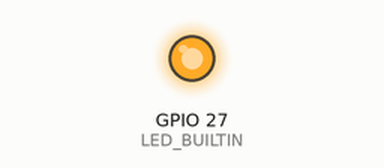
Simulated run of this sketch. Board: ESP32. Shown: output pins drawn as LEDs (lit = HIGH). WiFi joins after 1.5 s; servers stay silent unless stated; storage starts empty; what the sketch prints to the serial monitor is not drawn.

Above: at 0.1 s.
At 1.63 s:
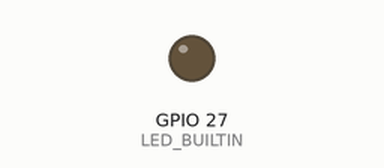
Timing chart, 0 to 3.2 s (numbered marks = the images above):
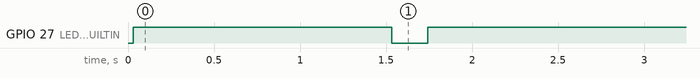

Measured:
- by itself, GPIO 27 (LED_BUILTIN): HIGH → LOW at 1.5 s, → HIGH 0.21 s later

The sketch:

ESP32_NODOSUMIDERO.ino
```cpp
/*
* Codigo para el nodo sumidero
* Autor: Luis Castrillo
*/

/*
*************** Librerias ***************
*/
#include <WiFi.h>             // WiFi
#include <HTTPClient.h>       // HTTP
#include "FS.h"               // MicroSD
#include "SD.h"               // MicroSD
#include "SPI.h"              // MicroSD

/*
*************** Constantes y puertos GPIO ***************
*/
#define CS 5                              // GPIO para controlar el modulo MicroSD
#define PATH ("/datosSumidero.txt")       // Ruta del archivo donde se guardaran los datos
#define SSID "<YOUR_SSID>"                        // SSID de la red
#define PASSWORD "<YOUR_PASSWORD>"             // Contraseña de la red
#define URL "http://192.168.4.1/datos"    // URL para acceder a los datos
#define LED_BUILTIN 27                    // LED indicador

/*
*********** Funciones para controlar la lectura y escritura de datos *********
*/
// Funcion para crear un archivo
String createFile(fs::FS &fs, const char * path, const String mensaje) {
  // Abriendo conexion y creando archivo
  File file = fs.open(path, FILE_WRITE);
  // Comprobar creacion
  if (!file) {
    return "Error al crear el archivo " + String(path);
  }
  // Escribir mensaje en el archivo
  if (file.print(mensaje)) {
    return "Mensaje escrito";
  } else {
    return "Error al escribir el mensaje";
  }
  // Cerrando conexion
  file.close();
}

// Funcion para leer un archivo
String readFile(fs::FS &fs, const char * path){
  String payload;
  // Abriendo conexion con el archivo
  File file = fs.open(path);
  // Comprobando si se pudo abrir el archivo
  if(file){
    while(file.available()){
      char linea = file.read();
      payload += String(linea);
    }
    // Cerrando conexion
    file.close();
    return payload;
  } else {
    file.close();
    return "Error leyendo archivo " + String(path);
  }
}

// Funcion para agregar informacion a un archivo
String appendFile(fs::FS &fs, const char * path, const char * mensage){
  // Abriendo conexion con el archivo
  File file = fs.open(path, FILE_APPEND);
  if(!file){
    return "Error al abrir el archivo " + String(path);
  }
  // Agregando mensaje
  if(file.print(mensage)){
    // Cerrando conexion
    file.close();
    return "Mensaje agregado";
  } else {// Cerrando conexion
    file.close();
    return "Error agregando mensaje";
  }
}

// Funcion para borrar un archivo
String deleteFile(fs::FS &fs, const char * path){
  // Borrando archivo
  if(fs.remove(path)){
    return "Archivo " + String(path) + " borrado";
  } else {
    return "Falla borrando el archivo " + String(path);
  }
}

// Funcion para verificar la existencia de un archivo
boolean checkFile(fs::FS &fs, const char * path){
  // Abriendo conexion con el archivo
  File file = fs.open(path);
  // No existe archivo
  if(!file){
    file.close();
    return false;
  }
  // Existe archivo
  if(file.available()){
    file.close();
    return true;
  }
}

/*
************* Funcion para realizar la peticion de los datos *************
*/
String getRequest(const char* url) {
  HTTPClient http;        //Instanciar objeto HTTPClient
  http.begin(url);        //Iniciamos la conexión http con el nombre del servidor

  //Enviamos petición HTTP
  int httpResponseCode = http.GET();
  String payload = "...";

  if (httpResponseCode > 0) {
    Serial.print("HTTP Response code: ");
    Serial.println(httpResponseCode);
    payload = http.getString();
  } else {
    Serial.print("Error code: ");
    Serial.println(httpResponseCode);
  }

  //Terminammos conexión HTTP
  http.end();
  return payload;
}

/*
********* funcion Toggle LED ***********
*/
void toggleLed(int milisegundos) {
  digitalWrite(LED_BUILTIN, HIGH);
  delay(milisegundos);
  digitalWrite(LED_BUILTIN, LOW);
  delay(milisegundos);
}

/*
************ Funciones de inicializacion **************
*/
// Funcion para inicializar modulo microSD
void initSD() {
  if(!SD.begin(CS)){
    Serial.println("El modulo o la tarjeta MicroSD no estan conectado. Verifica!");
    while(1) {
      toggleLed(1000);
    }
    //return;
  }
}

// Funcion para inicializar Wifi y cliente HTTP
void initWifi() {
  WiFi.begin(SSID, PASSWORD);
  Serial.println("Conectando");
  while(WiFi.status() != WL_CONNECTED) {
    delay(500);
    Serial.print(".");
  }
  Serial.println("/nWiFi Conectado!");
}

// Creacion del archivo de almacenamiento
void createStorage() {
  if(!checkFile(SD, PATH)) {
    String columnas = "Id,FechaHora,TemperaturaDS,TemperaturaBME,HumedadBME,PresionBME,ALtitudBME\n";
    createFile(SD, PATH, columnas);
  }
}

/*
************************** Rutina de configuración ***************************
*/
void setup() {
  pinMode(LED_BUILTIN, OUTPUT);
  //Inicializando el puerto serial
  Serial.begin(115200);
  //Inicializando SD
  initSD();
  // Creacion del archivo para guardar los datos
  createStorage();
  //Todo OK
  digitalWrite(LED_BUILTIN, HIGH);
  return;
}

void loop() {
  // Realizar peticion
  //Inicializando Wifi
  initWifi();
  if (WiFi.status() == WL_CONNECTED) {
    digitalWrite(LED_BUILTIN, LOW);
    String respuesta = getRequest(URL);
    String status = appendFile(SD, PATH, respuesta.c_str());
    Serial.println(status);
    digitalWrite(LED_BUILTIN, HIGH);
  }
  while(WiFi.status() == WL_CONNECTED){
    // Continua en este ciclo hasta que se desconecte
  };
}
```
